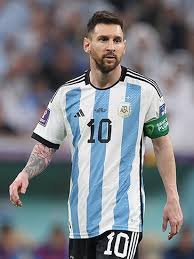
#> input picture CV/canny/download.jpg, 194 x 259 px
$ python index.py   (older library calls are emulated)
#> lines starting #> are read from the running program, lines starting #| are printed output that depends on the picture
# [35 lines of commented-out code are left out]

import cv2
import numpy as np

# Reading the input image
img = cv2.imread('download.jpg', 0)
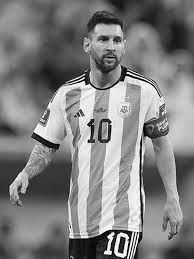
#> img: shape (259, 194); min 0, max 255, mean 127.5

# Taking a matrix of size 5 as the kernel
kernel = np.ones((5, 5), np.uint8)

# The first parameter is the original image,
# kernel is the matrix with which image is
# convolved and third parameter is the number
# of iterations, which will determine how much
# you want to erode/dilate a given image.
img_erosion = cv2.erode(img, kernel, iterations=1)
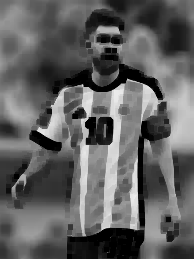
#> img_erosion: shape (259, 194); min 0, max 237, mean 96.6
img_dilation = cv2.dilate(img, kernel, iterations=1)
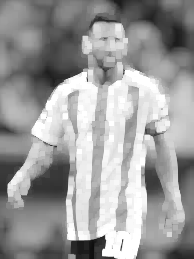
#> img_dilation: shape (259, 194); min 13, max 255, mean 156.1

cv2.imshow('Input', img)
cv2.imshow('Erosion', img_erosion)
cv2.imshow('Dilation', img_dilation)
